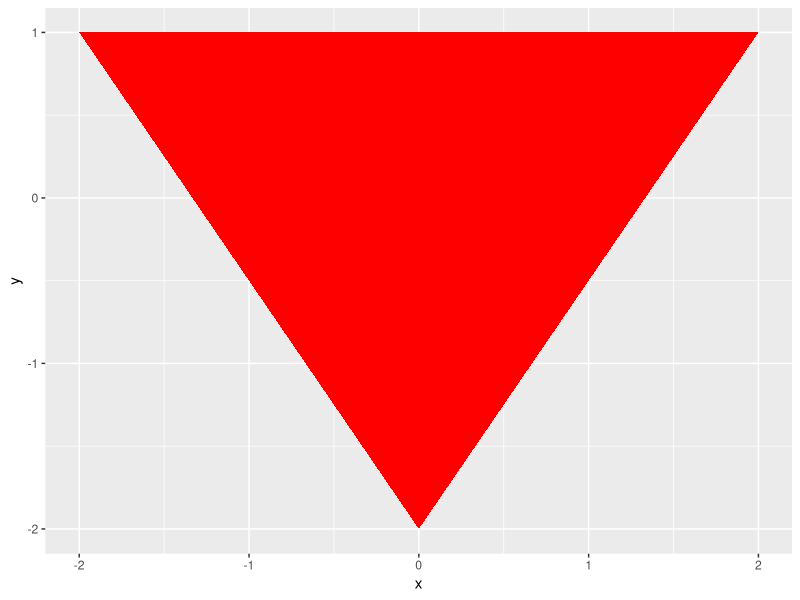

Write the R code that produced this figure.
## ---- chunk 1
options(htmltools.dir.version = FALSE)
## ---- chunk 2

library(ggplot2)

x1 <- c( 0, 2, -2)
y1 <- c(-2, 1,  1)

ggplot() + 
  geom_polygon(data = data.frame(x = x1, y = y1), aes(x = x, y = y), fill="red")
  
